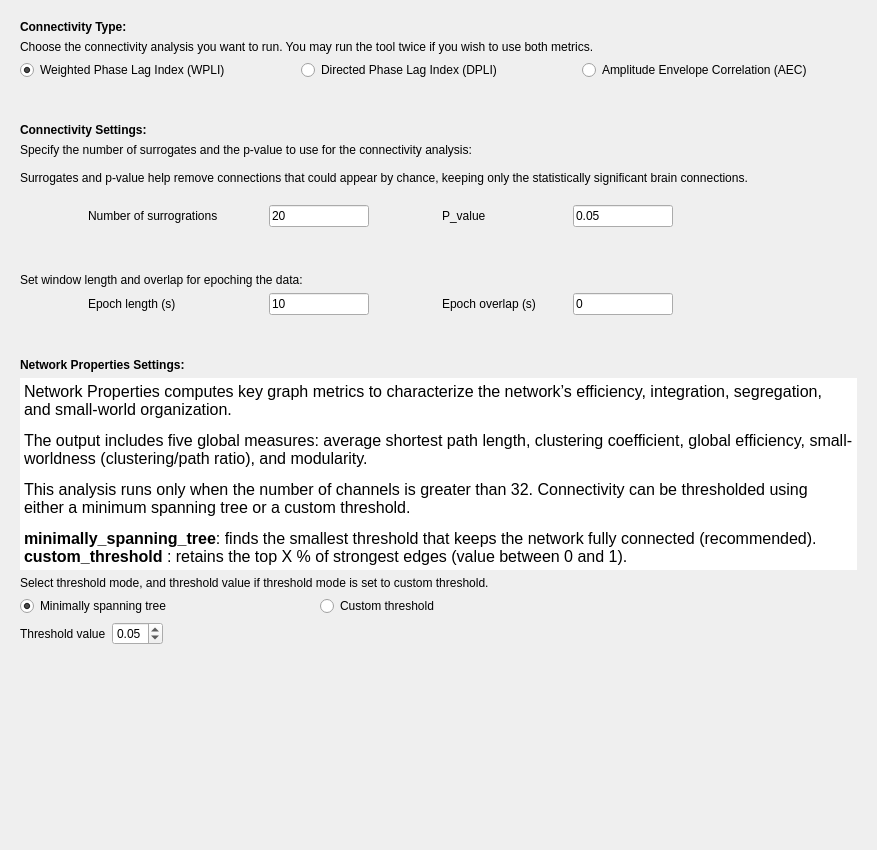
<?xml version="1.0" encoding="UTF-8"?>
<ui version="4.0">
 <class>ConnectivitySettings</class>
 <widget class="QWidget" name="ConnectivitySettings">
  <property name="geometry">
   <rect>
    <x>0</x>
    <y>0</y>
    <width>877</width>
    <height>850</height>
   </rect>
  </property>
  <property name="windowTitle">
   <string/>
  </property>
  <layout class="QVBoxLayout" name="verticalLayout">
   <property name="spacing">
    <number>25</number>
   </property>
   <item>
    <widget class="QFrame" name="frame_2">
     <property name="frameShape">
      <enum>QFrame::Shape::NoFrame</enum>
     </property>
     <property name="frameShadow">
      <enum>QFrame::Shadow::Raised</enum>
     </property>
     <layout class="QVBoxLayout" name="verticalLayout_4">
      <item>
       <widget class="QLabel" name="connectivity_type_label">
        <property name="text">
         <string>&lt;html&gt;&lt;head/&gt;&lt;body&gt;&lt;p&gt;&lt;span style=&quot; font-weight:700;&quot;&gt;Connectivity Type:&lt;/span&gt;&lt;/p&gt;&lt;/body&gt;&lt;/html&gt;</string>
        </property>
       </widget>
      </item>
      <item>
       <widget class="QLabel" name="label_4">
        <property name="text">
         <string>Choose the connectivity analysis you want to run. You may run the tool twice if you wish to use both metrics.</string>
        </property>
       </widget>
      </item>
      <item>
       <layout class="QHBoxLayout" name="horizontalLayout_2">
        <item>
         <widget class="QRadioButton" name="wpli_radioButton">
          <property name="text">
           <string>Weighted Phase Lag Index (WPLI)</string>
          </property>
          <property name="checked">
           <bool>true</bool>
          </property>
          <attribute name="buttonGroup">
           <string notr="true">connectivity_buttonGroup</string>
          </attribute>
         </widget>
        </item>
        <item>
         <widget class="QRadioButton" name="dpli_radioButton">
          <property name="text">
           <string>Directed Phase Lag Index (DPLI)</string>
          </property>
          <attribute name="buttonGroup">
           <string notr="true">connectivity_buttonGroup</string>
          </attribute>
         </widget>
        </item>
        <item>
         <widget class="QRadioButton" name="aec_radioButton">
          <property name="text">
           <string>Amplitude Envelope Correlation (AEC)</string>
          </property>
          <attribute name="buttonGroup">
           <string notr="true">connectivity_buttonGroup</string>
          </attribute>
         </widget>
        </item>
       </layout>
      </item>
     </layout>
    </widget>
   </item>
   <item>
    <widget class="QFrame" name="frame">
     <property name="frameShape">
      <enum>QFrame::Shape::NoFrame</enum>
     </property>
     <property name="frameShadow">
      <enum>QFrame::Shadow::Raised</enum>
     </property>
     <layout class="QVBoxLayout" name="verticalLayout_2">
      <item>
       <widget class="QLabel" name="connectivity_settings_header_label">
        <property name="text">
         <string>&lt;html&gt;&lt;head/&gt;&lt;body&gt;&lt;p&gt;&lt;span style=&quot; font-weight:700;&quot;&gt;Connectivity Settings:&lt;/span&gt;&lt;/p&gt;&lt;/body&gt;&lt;/html&gt;</string>
        </property>
       </widget>
      </item>
      <item>
       <widget class="QLabel" name="connectivity_settings_label">
        <property name="text">
         <string>Specify the number of surrogates and the p-value to use for the connectivity analysis:

Surrogates and p-value help remove connections that could appear by chance, keeping only the statistically significant brain connections.
</string>
        </property>
        <property name="wordWrap">
         <bool>true</bool>
        </property>
       </widget>
      </item>
      <item>
       <layout class="QHBoxLayout" name="horizontalLayout_10">
        <item>
         <layout class="QHBoxLayout" name="horizontalLayout_5">
          <item>
           <spacer name="horizontalSpacer_2">
            <property name="orientation">
             <enum>Qt::Orientation::Horizontal</enum>
            </property>
            <property name="sizeHint" stdset="0">
             <size>
              <width>40</width>
              <height>20</height>
             </size>
            </property>
           </spacer>
          </item>
          <item>
           <widget class="QLabel" name="num_surr_label">
            <property name="minimumSize">
             <size>
              <width>175</width>
              <height>0</height>
             </size>
            </property>
            <property name="text">
             <string>Number of surrogrations</string>
            </property>
           </widget>
          </item>
          <item>
           <widget class="QLineEdit" name="num_surr_lineedit">
            <property name="maximumSize">
             <size>
              <width>100</width>
              <height>16777215</height>
             </size>
            </property>
            <property name="text">
             <string>20</string>
            </property>
            <property name="maxLength">
             <number>3</number>
            </property>
           </widget>
          </item>
          <item>
           <spacer name="horizontalSpacer_4">
            <property name="orientation">
             <enum>Qt::Orientation::Horizontal</enum>
            </property>
            <property name="sizeHint" stdset="0">
             <size>
              <width>40</width>
              <height>20</height>
             </size>
            </property>
           </spacer>
          </item>
         </layout>
        </item>
        <item>
         <layout class="QHBoxLayout" name="horizontalLayout">
          <item>
           <widget class="QLabel" name="p_value_label">
            <property name="minimumSize">
             <size>
              <width>125</width>
              <height>0</height>
             </size>
            </property>
            <property name="text">
             <string>P_value</string>
            </property>
           </widget>
          </item>
          <item>
           <widget class="QLineEdit" name="p_value_lineedit">
            <property name="maximumSize">
             <size>
              <width>100</width>
              <height>16777215</height>
             </size>
            </property>
            <property name="text">
             <string>0.05</string>
            </property>
            <property name="maxLength">
             <number>4</number>
            </property>
           </widget>
          </item>
          <item>
           <spacer name="horizontalSpacer_5">
            <property name="orientation">
             <enum>Qt::Orientation::Horizontal</enum>
            </property>
            <property name="sizeHint" stdset="0">
             <size>
              <width>40</width>
              <height>20</height>
             </size>
            </property>
           </spacer>
          </item>
         </layout>
        </item>
       </layout>
      </item>
      <item>
       <spacer name="verticalSpacer_2">
        <property name="orientation">
         <enum>Qt::Orientation::Vertical</enum>
        </property>
        <property name="sizeHint" stdset="0">
         <size>
          <width>20</width>
          <height>40</height>
         </size>
        </property>
       </spacer>
      </item>
      <item>
       <widget class="QLabel" name="select_epoch_label">
        <property name="text">
         <string>Set window length and overlap for epoching the data:</string>
        </property>
       </widget>
      </item>
      <item>
       <layout class="QHBoxLayout" name="horizontalLayout_7">
        <item>
         <layout class="QHBoxLayout" name="horizontalLayout_4">
          <item>
           <spacer name="horizontalSpacer">
            <property name="orientation">
             <enum>Qt::Orientation::Horizontal</enum>
            </property>
            <property name="sizeHint" stdset="0">
             <size>
              <width>40</width>
              <height>20</height>
             </size>
            </property>
           </spacer>
          </item>
          <item>
           <widget class="QLabel" name="epoch_length_label">
            <property name="minimumSize">
             <size>
              <width>175</width>
              <height>0</height>
             </size>
            </property>
            <property name="text">
             <string>Epoch length (s)</string>
            </property>
           </widget>
          </item>
          <item>
           <widget class="QLineEdit" name="epoch_length_lineEdit">
            <property name="maximumSize">
             <size>
              <width>100</width>
              <height>16777215</height>
             </size>
            </property>
            <property name="text">
             <string>10</string>
            </property>
            <property name="maxLength">
             <number>3</number>
            </property>
           </widget>
          </item>
          <item>
           <spacer name="horizontalSpacer_3">
            <property name="orientation">
             <enum>Qt::Orientation::Horizontal</enum>
            </property>
            <property name="sizeHint" stdset="0">
             <size>
              <width>40</width>
              <height>20</height>
             </size>
            </property>
           </spacer>
          </item>
         </layout>
        </item>
        <item>
         <layout class="QHBoxLayout" name="horizontalLayout_3">
          <item>
           <widget class="QLabel" name="epoch_overlap_label">
            <property name="minimumSize">
             <size>
              <width>125</width>
              <height>0</height>
             </size>
            </property>
            <property name="text">
             <string>Epoch overlap (s)</string>
            </property>
           </widget>
          </item>
          <item>
           <widget class="QLineEdit" name="epoch_overlap_lineEdit">
            <property name="maximumSize">
             <size>
              <width>100</width>
              <height>16777215</height>
             </size>
            </property>
            <property name="text">
             <string>0</string>
            </property>
            <property name="maxLength">
             <number>3</number>
            </property>
           </widget>
          </item>
          <item>
           <spacer name="horizontalSpacer_6">
            <property name="orientation">
             <enum>Qt::Orientation::Horizontal</enum>
            </property>
            <property name="sizeHint" stdset="0">
             <size>
              <width>40</width>
              <height>20</height>
             </size>
            </property>
           </spacer>
          </item>
         </layout>
        </item>
       </layout>
      </item>
     </layout>
    </widget>
   </item>
   <item>
    <widget class="QFrame" name="frame_3">
     <property name="frameShape">
      <enum>QFrame::Shape::NoFrame</enum>
     </property>
     <property name="frameShadow">
      <enum>QFrame::Shadow::Raised</enum>
     </property>
     <layout class="QVBoxLayout" name="verticalLayout_7">
      <item>
       <widget class="QLabel" name="network_properties_header_label">
        <property name="text">
         <string>&lt;html&gt;&lt;head/&gt;&lt;body&gt;&lt;p&gt;&lt;span style=&quot; font-weight:700;&quot;&gt;Network Properties Settings:&lt;/span&gt;&lt;/p&gt;&lt;/body&gt;&lt;/html&gt;</string>
        </property>
       </widget>
      </item>
      <item>
       <widget class="QTextEdit" name="network_properties_textEdit">
        <property name="frameShape">
         <enum>QFrame::Shape::NoFrame</enum>
        </property>
        <property name="html">
         <string>&lt;!DOCTYPE HTML PUBLIC &quot;-//W3C//DTD HTML 4.0//EN&quot; &quot;http://www.w3.org/TR/REC-html40/strict.dtd&quot;&gt;
&lt;html&gt;&lt;head&gt;&lt;meta name=&quot;qrichtext&quot; content=&quot;1&quot; /&gt;&lt;meta charset=&quot;utf-8&quot; /&gt;&lt;style type=&quot;text/css&quot;&gt;
p, li { white-space: pre-wrap; }
hr { height: 1px; border-width: 0; }
li.unchecked::marker { content: &quot;\2610&quot;; }
li.checked::marker { content: &quot;\2612&quot;; }
&lt;/style&gt;&lt;/head&gt;&lt;body style=&quot; font-size:12pt; font-weight:400; font-style:normal;&quot;&gt;
&lt;p style=&quot; margin-top:12px; margin-bottom:12px; margin-left:0px; margin-right:0px; -qt-block-indent:0; text-indent:0px;&quot;&gt;Network Properties computes key graph metrics to characterize the network’s efficiency, integration, segregation, and small-world organization.&lt;/p&gt;
&lt;p style=&quot; margin-top:12px; margin-bottom:12px; margin-left:0px; margin-right:0px; -qt-block-indent:0; text-indent:0px;&quot;&gt;The output includes five global measures: average shortest path length, clustering coefficient, global efficiency, small-worldness (clustering/path ratio), and modularity.&lt;/p&gt;
&lt;p style=&quot; margin-top:12px; margin-bottom:12px; margin-left:0px; margin-right:0px; -qt-block-indent:0; text-indent:0px;&quot;&gt;This analysis runs only when the number of channels is greater than 32. Connectivity can be thresholded using either a minimum spanning tree or a custom threshold.&lt;/p&gt;
&lt;p style=&quot; margin-top:12px; margin-bottom:12px; margin-left:0px; margin-right:0px; -qt-block-indent:0; text-indent:0px;&quot;&gt;&lt;span style=&quot; font-weight:700;&quot;&gt;minimally_spanning_tree&lt;/span&gt;: finds the smallest threshold that keeps the network fully connected (recommended).&lt;br /&gt;&lt;span style=&quot; font-weight:700;&quot;&gt;custom_threshold&lt;/span&gt; : retains the top X % of strongest edges (value between 0 and 1).&lt;/p&gt;&lt;/body&gt;&lt;/html&gt;</string>
        </property>
       </widget>
      </item>
      <item>
       <widget class="QLabel" name="select_mode_label">
        <property name="text">
         <string>&lt;html&gt;&lt;head/&gt;&lt;body&gt;&lt;p&gt;Select threshold mode, and threshold value if threshold mode is set to custom threshold.&lt;/p&gt;&lt;/body&gt;&lt;/html&gt;</string>
        </property>
       </widget>
      </item>
      <item>
       <layout class="QHBoxLayout" name="horizontalLayout_9">
        <item>
         <layout class="QVBoxLayout" name="verticalLayout_6">
          <item>
           <layout class="QHBoxLayout" name="horizontalLayout_6">
            <item>
             <widget class="QRadioButton" name="mst_radioButton">
              <property name="text">
               <string>Minimally spanning tree</string>
              </property>
              <property name="checked">
               <bool>true</bool>
              </property>
              <attribute name="buttonGroup">
               <string notr="true">threshold_buttonGroup</string>
              </attribute>
             </widget>
            </item>
            <item>
             <spacer name="horizontalSpacer_8">
              <property name="orientation">
               <enum>Qt::Orientation::Horizontal</enum>
              </property>
              <property name="sizeHint" stdset="0">
               <size>
                <width>40</width>
                <height>20</height>
               </size>
              </property>
             </spacer>
            </item>
            <item>
             <widget class="QRadioButton" name="custom_threshold_radioButton">
              <property name="text">
               <string>Custom threshold</string>
              </property>
              <attribute name="buttonGroup">
               <string notr="true">threshold_buttonGroup</string>
              </attribute>
             </widget>
            </item>
           </layout>
          </item>
          <item>
           <layout class="QHBoxLayout" name="horizontalLayout_8">
            <item>
             <widget class="QLabel" name="threshold_val_label">
              <property name="text">
               <string>Threshold value</string>
              </property>
             </widget>
            </item>
            <item>
             <widget class="QDoubleSpinBox" name="threshold_val_doubleSpinBox">
              <property name="minimum">
               <double>0.010000000000000</double>
              </property>
              <property name="maximum">
               <double>0.990000000000000</double>
              </property>
              <property name="singleStep">
               <double>0.010000000000000</double>
              </property>
              <property name="value">
               <double>0.050000000000000</double>
              </property>
             </widget>
            </item>
            <item>
             <spacer name="horizontalSpacer_9">
              <property name="orientation">
               <enum>Qt::Orientation::Horizontal</enum>
              </property>
              <property name="sizeHint" stdset="0">
               <size>
                <width>40</width>
                <height>20</height>
               </size>
              </property>
             </spacer>
            </item>
           </layout>
          </item>
         </layout>
        </item>
        <item>
         <spacer name="horizontalSpacer_7">
          <property name="orientation">
           <enum>Qt::Orientation::Horizontal</enum>
          </property>
          <property name="sizeHint" stdset="0">
           <size>
            <width>40</width>
            <height>20</height>
           </size>
          </property>
         </spacer>
        </item>
       </layout>
      </item>
     </layout>
    </widget>
   </item>
   <item>
    <spacer name="verticalSpacer">
     <property name="orientation">
      <enum>Qt::Orientation::Vertical</enum>
     </property>
     <property name="sizeHint" stdset="0">
      <size>
       <width>20</width>
       <height>40</height>
      </size>
     </property>
    </spacer>
   </item>
  </layout>
 </widget>
 <resources>
  <include location="../../../../../snooz-toolbox/src/main/python/ui/themes/themes.qrc"/>
 </resources>
 <connections/>
 <buttongroups>
  <buttongroup name="connectivity_buttonGroup"/>
  <buttongroup name="threshold_buttonGroup"/>
 </buttongroups>
</ui>
